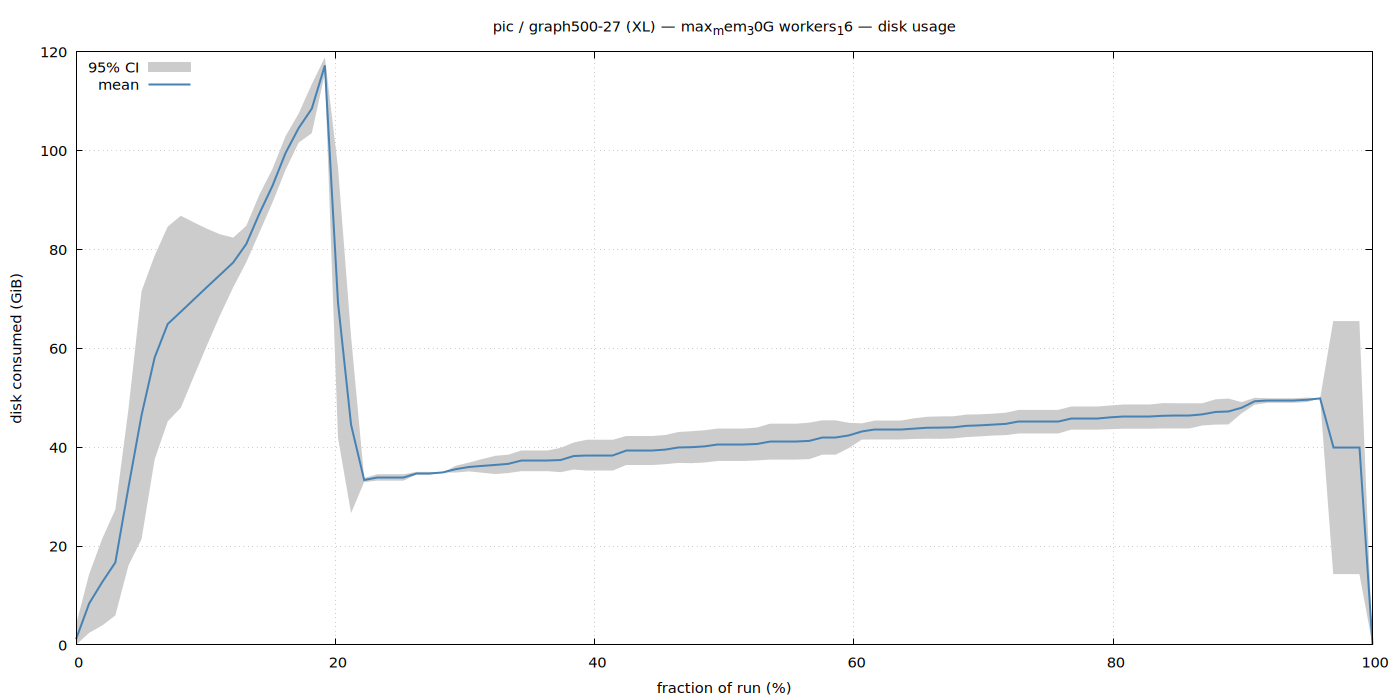

Reproduce this figure in gnuplot.
set terminal pngcairo size 1400,700 enhanced font 'Sans,11'
set output '/home/ubuntu/nvm/gfrs/pic/XL/graph500-27/max_mem_30G_workers_16/disk.png'
set title "pic / graph500-27 (XL) — max_mem_30G workers_16 — disk usage"
set xlabel 'fraction of run (%)'
set ylabel 'disk consumed (GiB)'
set grid
set key top left
set yrange [0:*]
plot '/home/ubuntu/nvm/gfrs/pic/XL/graph500-27/max_mem_30G_workers_16/disk.dat' using 1:3:4 with filledcurves lc rgb '#cccccc' title '95% CI', \
     '' using 1:2 with lines lw 2 lc rgb '#4682b4' title 'mean'
